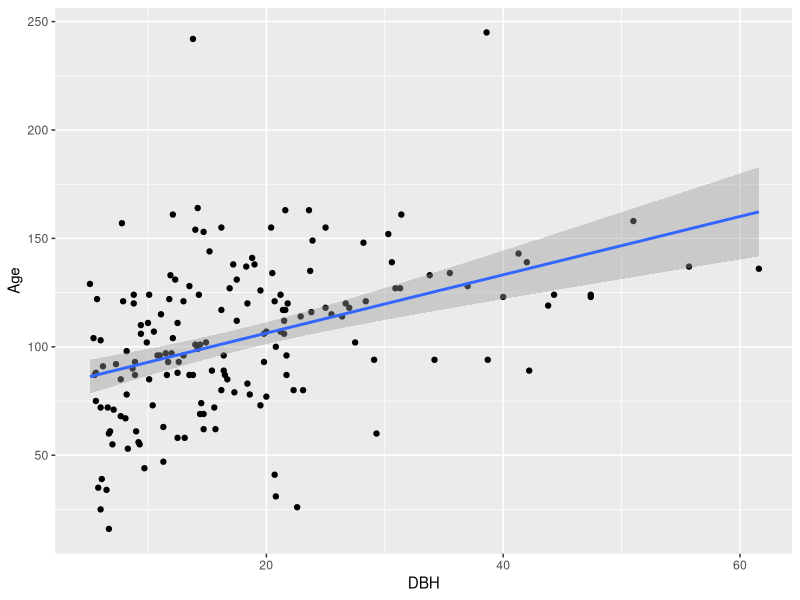
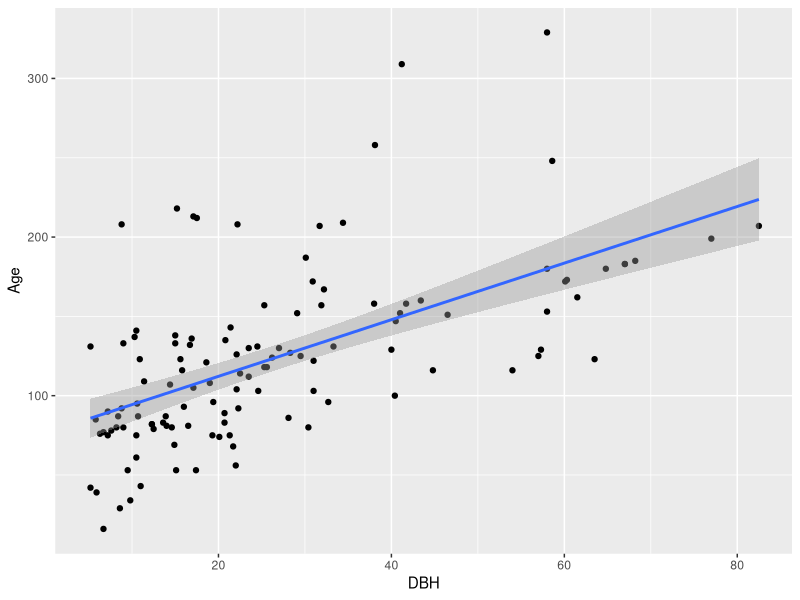

These figures' R source, in order:
library(dplyr)
library(ggplot2)


treeData <- read.csv("tree_data.csv", header = T)

## Data from 2013, example reference date is 1960 (53 years ago)

treeData <- treeData %>% 
  select(Transect..:DBH)

treeData$DBH <- as.numeric(treeData$DBH)
treeData$Age <- as.numeric(treeData$Age)
treeData$Species <- trimws(treeData$Species)

# or use treeData$Species[treeData$Species == "ABBI "] <- "ABBI"

treeData$Species <- toupper(treeData$Species)


unique(treeData$Species)


# Code not for by species
# lm <- lm(data = treeData, formula = Age ~ DBH)
# 
# summary(lm)
# coefficients(lm)
# coefficients(lm)[1]
# coefficients(lm)[2]
# 
# 
# AgeDBHplot <- ggplot(data = treeData, mapping = aes(x = DBH, y = Age)) +
#   geom_point() +
#   geom_smooth(method = "lm")
# 
# AgeDBHplot




######################
# For trees that are alive


# linear models per species to determine non-aged trees

lmABBI <- lm(data = treeData, formula = Age ~ DBH, subset = Species == "ABBI")
lmPIEN <- lm(data = treeData, formula = Age ~ DBH, subset = Species == "PIEN")


summary(lmABBI)
coefficients(lmABBI)
coefficients(lmABBI)[1]
coefficients(lmABBI)[2]

summary(lmPIEN)
coefficients(lmPIEN)
coefficients(lmPIEN)[1]
coefficients(lmPIEN)[2]



AgeDBHplotABBI <- ggplot(data = treeData, mapping = aes(x = DBH, y = Age)) +
  geom_point(data = subset(treeData, Species == "ABBI")) +
  geom_smooth(data = subset(treeData, Species == "ABBI"), method = "lm")

AgeDBHplotABBI


AgeDBHplotPIEN <- ggplot(data = treeData, mapping = aes(x = DBH, y = Age)) +
  geom_point(data = subset(treeData, Species == "PIEN")) +
  geom_smooth(data = subset(treeData, Species == "PIEN"), method = "lm")

AgeDBHplotPIEN


# Not species specific
# predictedAge <- predict(lm, newdata = treeData)
# 
# ageTreeData <- treeData
# 
# ageTreeData$Age[is.na(ageTreeData$Age)] <- predictedAge[is.na(ageTreeData$Age)]
# ageTreeData$Age <- ceiling(ageTreeData$Age)




# create new dataframe with new rows, filling depending on species

ageTreeData <- treeData
missingRows <- is.na(ageTreeData$Age)
ABBIrows <- missingRows & ageTreeData$Species == "ABBI"


if (any(ABBIrows)) {
  predictedAgeABBI <- predict(lmABBI, newdata = ageTreeData[ABBIrows, ])
  ageTreeData$Age[ABBIrows] <- predictedAgeABBI
}



PIENrows <- missingRows & ageTreeData$Species == "PIEN"


if (any(PIENrows)) {
  predictedAgePIEN <- predict(lmPIEN, newdata = ageTreeData[PIENrows, ])
  ageTreeData$Age[PIENrows] <- predictedAgePIEN
}




# round age up to next whole number
ageTreeData$Age <- ceiling(ageTreeData$Age)



ageTreeData$estabYear <- 2013 - ageTreeData$Age


###################################
######### NOTE
###################################
# Datasheets for RMBL Reconstruction suggest that Avg incr. (mm) seem to be per transect
# Question: How was this determined?

# For now, assume ABBI avg. increment = 0.822818 mm/year
# PIEN avg. increemnt = 0.85 mm/year

ABBIavgInc <- 0.822818
PIENavgInc <- 0.85

# Then, growth to subtract for ABBI & PIEN (cm per year) = 

ABBIgrowthSub <- (ABBIavgInc*2)/10
PIENgrowthSub <- (PIENavgInc*2)/10



refTreeData <- ageTreeData %>% 
  filter(estabYear <= 1960) %>% 
  mutate(RefAge = (1960 - estabYear),
         RefDBH = ifelse(
           Species == "ABBI",
           DBH - ((2013 - 1960) * ABBIavgInc),
           ifelse(
             Species == "PIEN",
             DBH - ((2013 - 1960) * PIENavgInc),
             NA))) %>% 
  filter(RefDBH >= 0)


# Live tree DBHs calculated






############################# 
# Reviving dead trees to their state back at the reference date


# Calculate avg. dbh for species and convert to inches


# Don't know where this came from but avg. in dataset is (cm):
ABBIavgDBH <- 14.8
PIENavgDBH <- 19.1
ABBIavgDBHin <- 14.8 * 2.54
PIENavgDBHin <- 19.1 * 2.54



# Snag Life  for (GUMO) = 2 * DBH(in inches)
# Snag Fall = 1/Snag Life

ABBIsl <- 2 * ABBIavgDBHin
PIENsl <- 2 * PIENavgDBHin

ABBIsf <- 1/ABBIsl
PIENsf <- 1/PIENsl




# decoposition rates between conclasses
# 3 -> 4 = 20%/year
# 4 -> 5 = 20%/year
# 5 -> 6 = 20%/year
# 6 -> 7 = 20%/year
# 7 -> 8 = 20%/year




























save.image(file = "liveTrres.RData")

